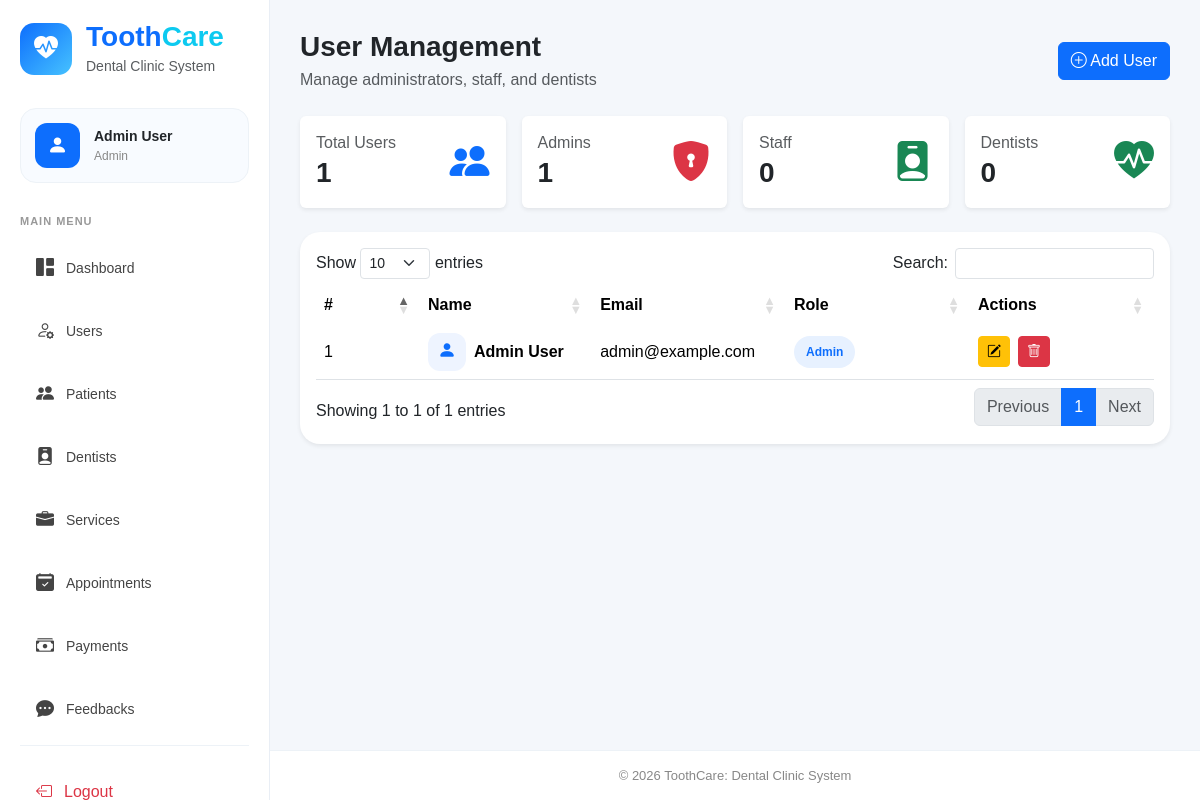
Screenshot of /public/admin/users/index.php (signed in) with the database file from the repository.
### tables this page shows
CREATE TABLE
    users (
        id INT AUTO_INCREMENT PRIMARY KEY,
        name VARCHAR(100),
        email VARCHAR(100) UNIQUE,
        password VARCHAR(255),
        role ENUM ('admin', 'dentist', 'staff') DEFAULT 'staff',
        created_at TIMESTAMP DEFAULT CURRENT_TIMESTAMP
    );

### models/Database.php (called while the page is built, shortened)
<?php
class Database {
    protected PDO $conn;
    public function __construct() {
        $this->conn = new PDO(
            'mysql:host=localhost;dbname=toothcare;charset=utf8',
            'root',
            '',
            [
                PDO::ATTR_ERRMODE => PDO::ERRMODE_EXCEPTION,
                PDO::ATTR_DEFAULT_FETCH_MODE => PDO::FETCH_ASSOC
            ]
        );
    }
    protected function fetchAll($sql, $params = []) {
        $stmt = $this->conn->prepare($sql);
        $stmt->execute($params);
        return $stmt->fetchAll();
    }
}

### models/BaseModel.php (called while the page is built, shortened)
<?php
require_once "Database.php";
class BaseModel extends Database {
    protected $table;
    public function all() {
        return $this->fetchAll("
            SELECT *
            FROM {$this->table}
        ");
    }
}

### public/admin/users/index.php (the view, shortened to what this page needs)
<?php
$userClass = new User();
$users = $userClass->all();
$totalUsers = count($users);
$admins = count(array_filter($users, fn($u) => $u['role'] === 'admin'));
$staff = count(array_filter($users, fn($u) => $u['role'] === 'staff'));
$dentists = count(array_filter($users, fn($u) => $u['role'] === 'dentist'));
Component::sidebar();
?>
<div class="main-wrapper">
    <div class="content">
        <div class="dashboard-header mb-4">
            <div>
                <h3 class="fw-bold mb-1">
                    User Management
                </h3>
                <p class="text-muted mb-0">
                    Manage administrators, staff, and dentists
                </p>
            </div>
            <a href="<?= PROJECT_BASE ?>admin/users/create"
                class="btn btn-primary">
                <i class="bi bi-plus-circle"></i>
                Add User
            </a>
        </div>
        <div class="row g-3 mb-4">
            <div class="col-md-3">
                <div class="card border-0 shadow-sm">
                    <div class="card-body d-flex justify-content-between align-items-center">
                        <div>
                            <h6 class="text-muted mb-1">Total Users</h6>
                            <h3 class="fw-bold mb-0"><?= $totalUsers ?></h3>
                        </div>
                        <div class="fs-1 text-primary">
                            <i class="bi bi-people-fill"></i>
                        </div>
                    </div>
                </div>
            </div>
            <div class="col-md-3">
                <div class="card border-0 shadow-sm">
                    <div class="card-body d-flex justify-content-between align-items-center">
                        <div>
                            <h6 class="text-muted mb-1">Admins</h6>
                            <h3 class="fw-bold mb-0"><?= $admins ?></h3>
                        </div>
                        <div class="fs-1 text-danger">
                            <i class="bi bi-shield-lock-fill"></i>
                        </div>
                    </div>
                </div>
            </div>
            <div class="col-md-3">
                <div class="card border-0 shadow-sm">
                    <div class="card-body d-flex justify-content-between align-items-center">
                        <div>
                            <h6 class="text-muted mb-1">Staff</h6>
                            <h3 class="fw-bold mb-0"><?= $staff ?></h3>
                        </div>
                        <div class="fs-1 text-success">
                            <i class="bi bi-person-badge-fill"></i>
                        </div>
                    </div>
                </div>
            </div>
            <div class="col-md-3">
                <div class="card border-0 shadow-sm">
                    <div class="card-body d-flex justify-content-between align-items-center">
                        <div>
                            <h6 class="text-muted mb-1">Dentists</h6>
                            <h3 class="fw-bold mb-0"><?= $dentists ?></h3>
                        </div>
                        <div class="fs-1 text-success">
                            <i class="bi bi-heart-pulse-fill"></i>
                        </div>
                    </div>
                </div>
            </div>
        </div>
        <div class="card border-0 shadow-sm dashboard-panel">
            <div class="card-body">
                <div class="table-responsive">
                    <table class="table align-middle" id="usersTable">
                        <thead>
                            <tr>
                                <th width="70">#</th>
                                <th>Name</th>
                                <th>Email</th>
                                <th width="150">Role</th>
                                <th width="150">Actions</th>
                            </tr>
                        </thead>
                        <tbody>
                            <?php foreach ($users as $row): ?>
                                <tr>
                                    <td><?= $row['id'] ?></td>
                                    <td>
                                        <div class="d-flex align-items-center gap-2">
                                            <div class="user-avatar-table">
                                                <i class="bi bi-person-fill"></i>
                                            </div>
                                            <div>
                                                <div class="fw-semibold">
                                                    <?= htmlspecialchars($row['name']) ?>
                                                </div>
                                            </div>
                                        </div>
                                    </td>
                                    <td><?= htmlspecialchars($row['email']) ?></td>
                                    <td>
                                        <span class="badge-role badge-role-<?= $row['role'] ?>"><?= ucfirst($row['role']) ?></span>
                                    </td>
                                    <td>
                                        <div class="d-flex gap-2">
                                            <a href="<?= PROJECT_BASE ?>admin/users/edit?id=<?= $row['id'] ?>"
                                                class="btn btn-warning btn-sm">
                                                <i class="bi bi-pencil-square"></i>
                                            </a>
                                            <a href="#"
                                                class="btn btn-danger btn-sm btn-delete-user"
                                                data-id="<?= $row['id'] ?>"
                                                data-name="<?= htmlspecialchars($row['name']) ?>">
                                                <i class="bi bi-trash"></i>
                                            </a>
                                        </div>
                                    </td>
                                </tr>
                            <?php endforeach; ?>
                        </tbody>
                    </table>
                </div>
            </div>
        </div>
    </div>

### app/views/sidebar.php (shortened to what this page needs)
<?php
$user = $_SESSION['user'] ?? [];
$role = $user['role'] ?? '';
?>
<div class="sidebar">
    <div class="brand-section">
        <div class="brand-logo">
            <i class="bi bi-heart-pulse-fill"></i>
        </div>
        <div>
            <h3 class="fw-bold text-primary mb-0">
                <?= BRAND_NAME_FIRST ?><span class="text-info"><?= BRAND_NAME_SECOND ?></span>
            </h3>
            <small class="text-muted">
                Dental Clinic System
            </small>
        </div>
    </div>
    <div class="user-card">
        <div class="user-avatar">
            <i class="bi bi-person-fill"></i>
        </div>
        <div class="user-info">
            <div class="user-name">
                <?= htmlspecialchars($user['name'] ?? '') ?>
            </div>
            <div class="user-role text-capitalize">
                <?= htmlspecialchars($role) ?>
            </div>
        </div>
    </div>
    <div class="menu-label">
        MAIN MENU
    </div>
    <div class="sidebar-menu">
    </div>
    <div class="sidebar-footer">
        <a href="<?= PROJECT_BASE ?>logout" class="logout-btn">
            <i class="bi bi-box-arrow-left"></i>
            <span>Logout</span>
        </a>
    </div>
</div>

### public/assets/css/layout.css (style rules this page uses)
body { margin: 0; background: #f4f7fb; font-family: Arial, sans-serif; }
.sidebar { width: 270px; height: 100vh; position: fixed; left: 0; top: 0; background: #ffffff; border-right: 1px solid #e9eef5; display: flex; flex-direction: column; padding: 20px; z-index: 1000; }
.brand-section { display: flex; align-items: center; gap: 14px; margin-bottom: 30px; }
.brand-logo { width: 52px; height: 52px; border-radius: 14px; background: linear-gradient(135deg, #0d6efd, #46c2ff); color: white; display: flex; align-items: center; justify-content: center; font-size: 24px; }
.user-card { background: #f8fbff; border: 1px solid #edf2f7; border-radius: 16px; padding: 14px; display: flex; align-items: center; gap: 14px; margin-bottom: 30px; }
.user-avatar { width: 45px; height: 45px; border-radius: 12px; background: #0d6efd; color: white; display: flex; align-items: center; justify-content: center; font-size: 20px; }
.user-name { font-weight: 600; font-size: 14px; }
.user-role { font-size: 12px; color: #888; }
.menu-label { font-size: 11px; font-weight: 700; color: #999; margin-bottom: 12px; letter-spacing: 1px; }
.sidebar-menu { flex: 1; }
.sidebar-footer { padding-top: 20px; border-top: 1px solid #edf2f7; }
.logout-btn { display: flex; align-items: center; gap: 12px; text-decoration: none; padding: 14px 16px; border-radius: 14px; color: #dc3545; transition: 0.2s ease; font-weight: 500; }
.main-wrapper { margin-left: 270px; min-height: 100vh; display: flex; flex-direction: column; }
.content { flex: 1; padding: 30px; }

### public/assets/css/dashboard.css (style rules this page uses)
.dashboard-header { display: flex; justify-content: space-between; align-items: center; gap: 15px; }
.dashboard-panel { border-radius: 20px; }

### public/admin/users/index.php (style rules this page uses)
.user-avatar-table { width: 38px; height: 38px; border-radius: 12px; background: #eef4ff; color: #0d6efd; display: flex; align-items: center; justify-content: center; font-size: 18px; }
.badge-role { display: inline-block; padding: 7px 12px; border-radius: 30px; font-size: 12px; font-weight: 600; }
.badge-role-admin { background: #e7f1ff; color: #0d6efd; }
table.dataTable thead th { border-bottom: none !important; }

### rows the page displays
users: name "Admin User", role "Admin", role "1", role "0", id "1", email "admin@example.com"

### other values shown
BRAND_NAME_FIRST "Tooth"
BRAND_NAME_SECOND "Care"
$title "Dashboard"
$title "Users"
$title "Patients"
$title "Dentists"
$title "Services"
$title "Appointments"
$title "Payments"
$title "Feedbacks"
$totalUsers "1"
BRAND_NAME "ToothCare"
